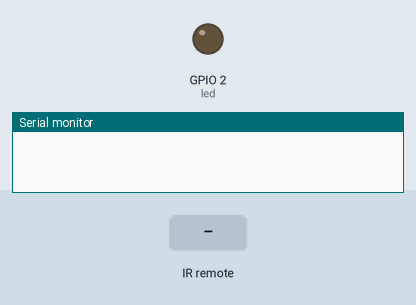
The sketch below on a simulated ESP8266 (NodeMCU). Parts: output pins drawn as LEDs (lit = HIGH), the last lines printed to the serial monitor. Inputs (shaded band) come from the test bench.

Above: at 1.2 s.
1.3 s: infrared code 0xFF6897 received
At 2.2 s:
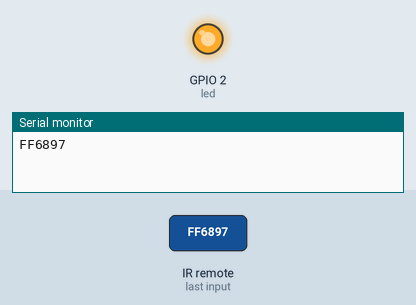
2.8 s: infrared code 0xFFB04F received
At 3.3 s:
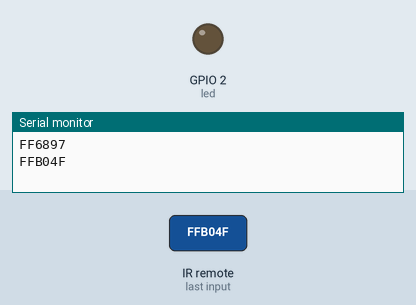
Timing chart, 0 to 5.8 s (numbered marks = the images above; inputs shaded):
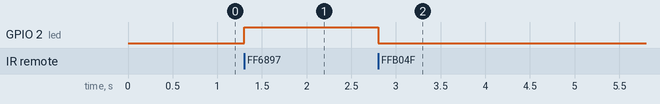

The sketch:

esp32_ir_remote.ino
```cpp
#include <IRremoteESP8266.h>
#include <IRrecv.h>

IRrecv irrecv(19);
decode_results results;

const int led = 2;

void setup(){
  Serial.begin(115200);
  irrecv.enableIRIn();
  pinMode(led, OUTPUT);
}

void loop(){
  if (irrecv.decode(&results)){
        Serial.println(results.value, HEX);

        if(results.value == 0xFF6897){
          digitalWrite(led, HIGH);
        }else if(results.value == 0xFFB04F){
          digitalWrite(led, LOW);
        }

        delay(1000);
        irrecv.resume();
  }
}
```

Measured:
- after the input at 1.3 s, GPIO 2 (led): LOW → HIGH at once
- after the input at 2.8 s, GPIO 2 (led): HIGH → LOW at once
